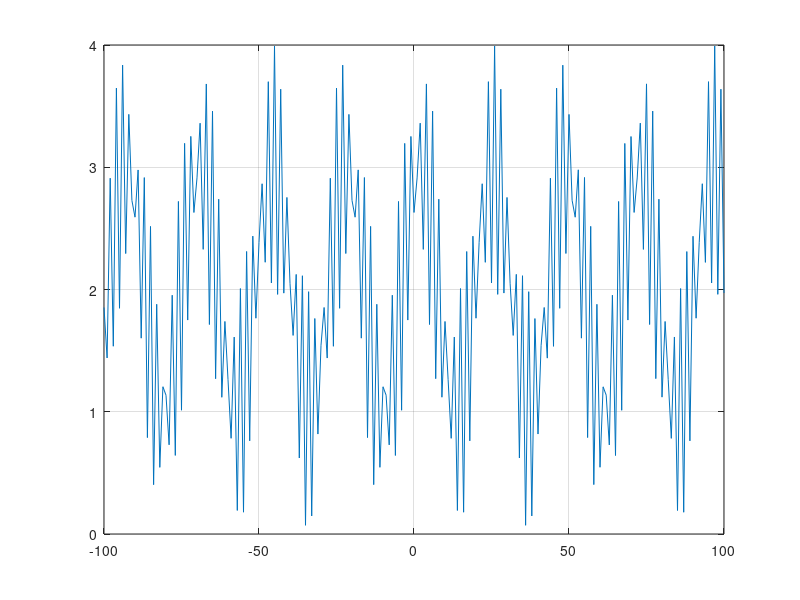
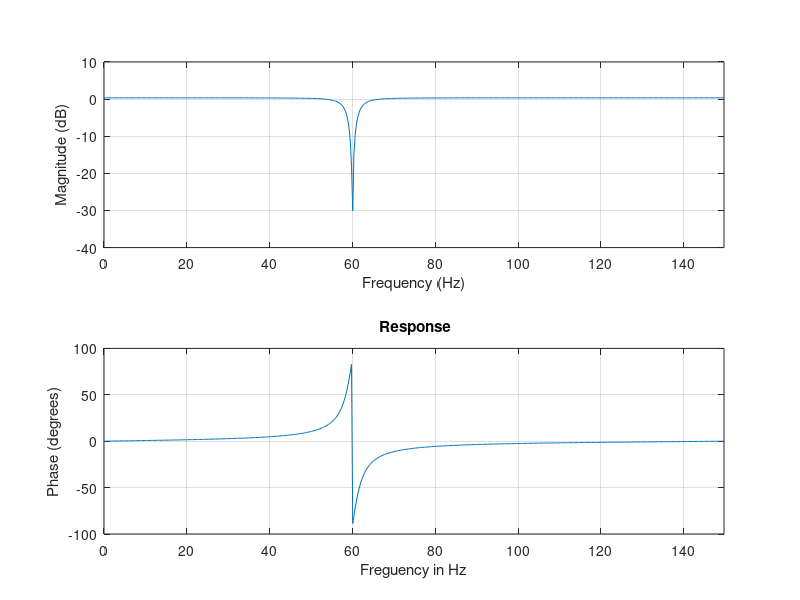
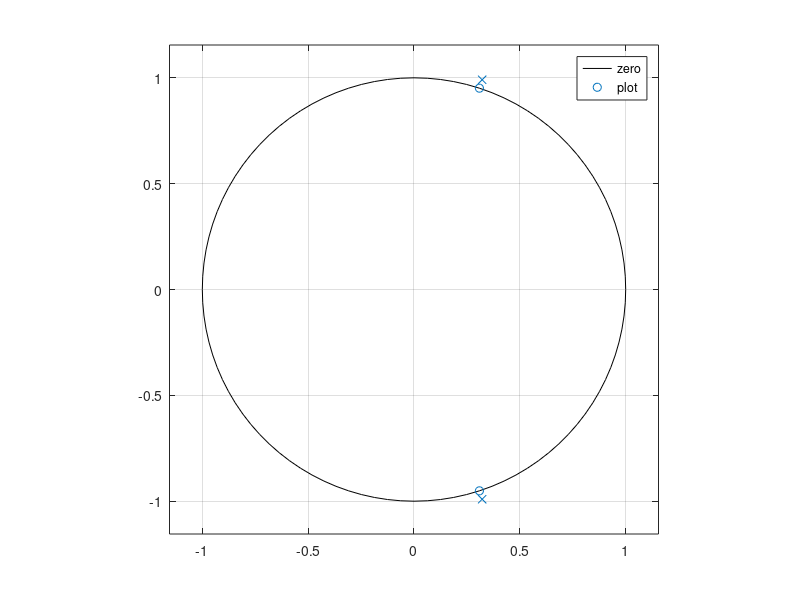
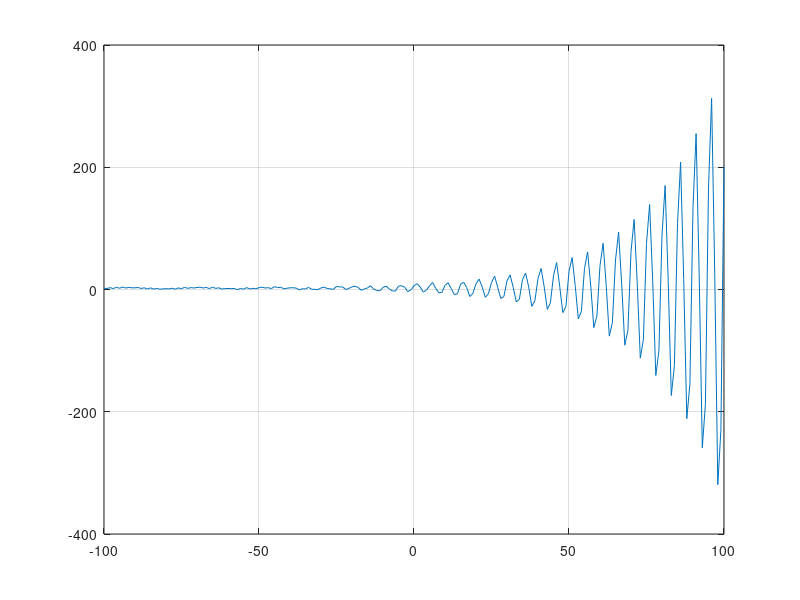

These charts were generated, in order, by the following MATLAB code:
function notchF()
  t= -100:1:100; % fs=300Hz
  x = 2+cos(50*(t)+0.5)+sin(60*(t)-1/4);
  figure(1);
  plot(t,x);
  grid on;
  fs=300;f0=60;
  b0=1; 
  b1=-2*cos(2*pi*f0/fs);
  b2=1;
  r=0.96;
  a0=1;
  a1=-2*r*cos(2*pi*f0/fs)
  a2=r*r;
  b=[b2,b1,b0];
  a=[a2,a1,a0];
  [h,w]=freqz(b,a);
  hf=abs(h);
  figure(2);
  freqz_plot(w*fs/(2*pi),h);
  title(' Response');
  xlabel('Freguency in Hz');
  figure(3);
  zplane(b,a);legend('zero','plot');
  grid on;
  y = filter(b,a,x);
  figure(4)
  plot(t,y);
  grid on;
endfunction